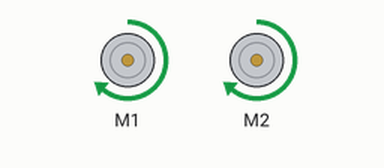
Recording of a sketch running on a simulated Arduino Uno, built with avr-gcc and run on an emulated ATmega328P. On the bench: 2 × DC motor (green arrow = forward, orange = backward, longer = faster).

Above: at 2.0 s.
At 4.4 s:
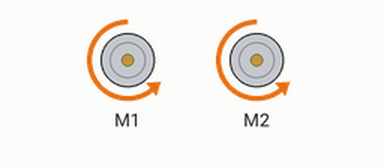
At 6.2 s:
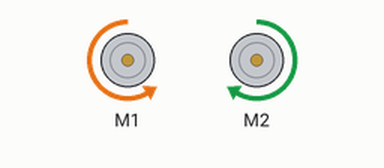
At 9.0 s:
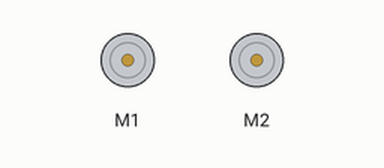
Timing chart, 0 to 12.7 s (numbered marks = the images above):
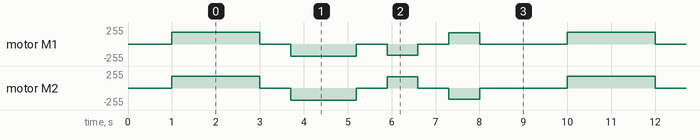

The sketch:

01_prueba_motores.ino
```cpp
#include <AFMotor.h>

// Motor izquierdo conectado al canal M1 del shield.
AF_DCMotor motorIzquierdo(1);

// Motor derecho conectado al canal M2 del shield.
AF_DCMotor motorDerecho(2);

void detenerMotores() {
  motorIzquierdo.run(RELEASE);
  motorDerecho.run(RELEASE);
}

void avanzar(uint8_t velocidad) {
  motorIzquierdo.setSpeed(velocidad);
  motorDerecho.setSpeed(velocidad);
  motorIzquierdo.run(FORWARD);
  motorDerecho.run(FORWARD);
}

void retroceder(uint8_t velocidad) {
  motorIzquierdo.setSpeed(velocidad);
  motorDerecho.setSpeed(velocidad);
  motorIzquierdo.run(BACKWARD);
  motorDerecho.run(BACKWARD);
}

void girarIzquierda(uint8_t velocidad) {
  motorIzquierdo.setSpeed(velocidad);
  motorDerecho.setSpeed(velocidad);
  motorIzquierdo.run(BACKWARD);
  motorDerecho.run(FORWARD);
}

void girarDerecha(uint8_t velocidad) {
  motorIzquierdo.setSpeed(velocidad);
  motorDerecho.setSpeed(velocidad);
  motorIzquierdo.run(FORWARD);
  motorDerecho.run(BACKWARD);
}

void setup() {
  // La velocidad se expresa entre 0 y 255.
  detenerMotores();
  delay(1000);
}

void loop() {
  avanzar(180);
  delay(2000);

  detenerMotores();
  delay(700);

  retroceder(180);
  delay(1500);

  detenerMotores();
  delay(700);

  girarIzquierda(170);
  delay(700);

  detenerMotores();
  delay(700);

  girarDerecha(170);
  delay(700);

  detenerMotores();
  delay(2000);
}
```

Measured:
- by itself, motor M1: repeats every 9.0 s: stopped 0.70 s, backward 180/255 1.5 s, stopped 0.70 s, backward 170/255 0.70 s, stopped 0.70 s, forward 170/255 0.70 s, stopped 2.0 s, forward 180/255 2.0 s
- by itself, motor M2: repeats every 9.0 s: stopped 0.70 s, backward 180/255 1.5 s, stopped 0.70 s, forward 170/255 0.70 s, stopped 0.70 s, backward 170/255 0.70 s, stopped 2.0 s, forward 180/255 2.0 s
